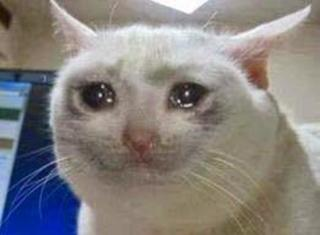
#> input picture zad9/sadcat.jpg, 320 x 235 px
$ python zad2.py
#> lines starting #> are read from the running program, lines starting #| are printed output that depends on the picture
import cv2
import numpy as np

image=cv2.imread("sadcat.jpg")
#> image is the input picture: shape (235, 320, 3); mean B, G, R 127.6, 129.9, 134.1

brightened = image + 150
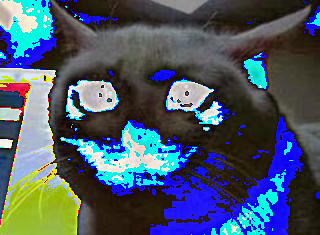
#> brightened: shape (235, 320, 3); mean B, G, R 103.4, 86.8, 73.1
brightened = np.clip(brightened, 0, 255).astype(np.uint8)

cv2.imshow("Original",image)
cv2.imshow("Brightened Image (NumPy)", brightened)
cv2.waitKey()
